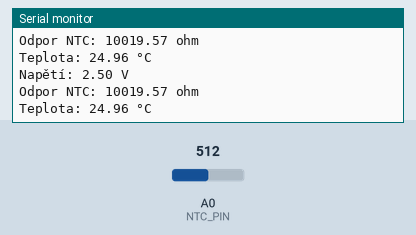
Simulated run of this sketch. Board: Arduino Uno, built with avr-gcc and run on an emulated ATmega328P. On the bench: the last lines printed to the serial monitor. Inputs (shaded band) come from the test bench; at power-on: A0 (NTC_PIN) = 512.

Above: at 1.8 s.
1.9 s: A0 (NTC_PIN) set to 1023
At 2.5 s:
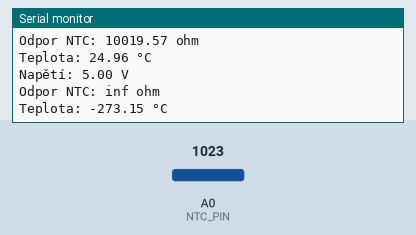
4.5 s: A0 (NTC_PIN) set to 900
At 5.8 s:
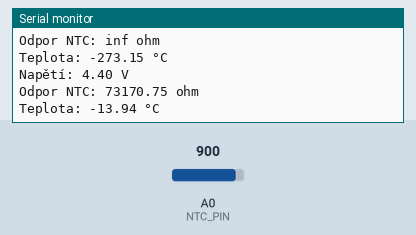
Timing chart, 0 to 7.5 s (numbered marks = the images above; inputs shaded):
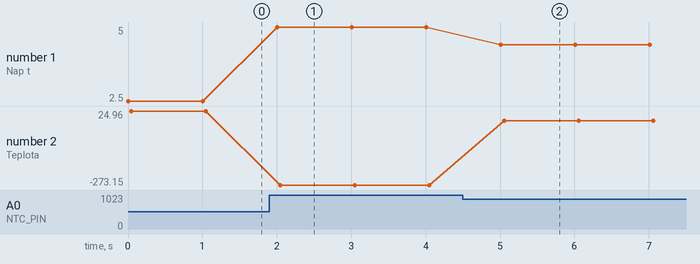

Measured:
- after the input at 1.9 s, the serial monitor: prints a new line after 0.10 s (image 1)
- after the input at 4.5 s, the serial monitor: prints a new line after 0.51 s (image 2)
- plotted number 1: 2.5 → 5 after the input at 1.9 s, 5 → 4.4 after the input at 4.5 s
- plotted number 2: 24.96 → -273.15 after the input at 1.9 s, -273.15 → -13.94 after the input at 4.5 s

The sketch:

07-analog-ntc.ino
```cpp
// Definice pinu pro NTC termistor
#define NTC_PIN A0

// Konstanty pro NTC termistor (10kΩ, B = 3950)
const float R_fixed = 10000.0;  // Pevný rezistor (10 kΩ)
const float T0 = 298.15;        // Referenční teplota (25 °C v Kelvinech)
const float R0 = 10000.0;       // Odpor termistoru při 25 °C (10 kΩ)
const float beta = 3950.0;      // Beta koeficient termistoru

void setup() {
    Serial.begin(9600);
}


void loop() {
    // Čtení ADC
    int rawValue = analogRead(NTC_PIN);

    // Převod ADC na napětí
    float Vout = (rawValue / 1023.0) * 5.0;

    // Výpočet odporu NTC
    float R_ntc = (R_fixed * Vout) / (5.0 - Vout);

    // Výpočet teploty pomocí zjednodušené Steinhart-Hartovy rovnice
    float tempK = 1.0 / (1.0 / T0 + (1.0 / beta) * log(R_ntc / R0));
    float tempC = tempK - 273.15;

    // Výpis hodnot do sériového monitoru
    Serial.print("Napětí: ");
    Serial.print(Vout);
    Serial.println(" V");

    Serial.print("Odpor NTC: ");
    Serial.print(R_ntc);
    Serial.println(" ohm");

    Serial.print("Teplota: ");
    Serial.print(tempC);
    Serial.println(" °C");

    delay(1000);  // Aktualizace každou sekundu
}
```
